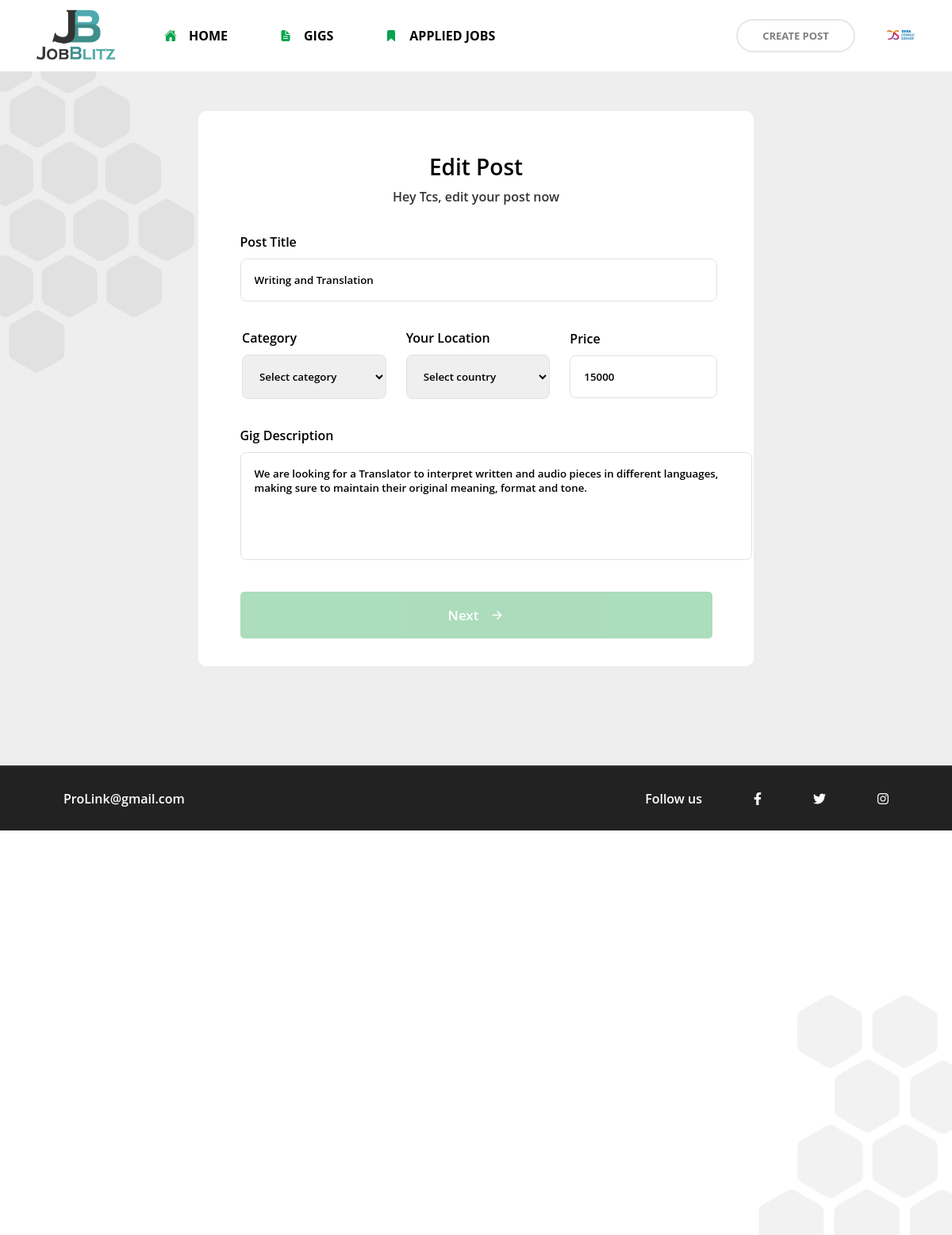
Page /editGig/1 (signed in) on the committed database.
### App/models.py (models this page shows, shortened)
class userProfile(models.Model):
    user = models.ForeignKey(User,on_delete=models.CASCADE)
    image = models.ImageField(upload_to='profile_pic',default='sherlock.jpg')
    location = models.CharField(max_length=5000,blank=True)
    phone = models.CharField(max_length=5000,blank=True)
    skills = models.CharField(max_length=50000,blank=True)
    age = models.IntegerField(default=18,blank=True)
    starting_rate = models.IntegerField(default=0,blank=True)
    maximum_rate = models.IntegerField(default=10,blank=True)
    job = models.CharField(max_length=50000,default="")
    date = models.DateTimeField(auto_now_add=True, blank=True)
    qualification = models.CharField(max_length=5000,blank = True)
    response_time = models.IntegerField(default=1,blank=True)
    reg_no = models.CharField(default=0,blank=True,max_length=5000)
    company_name = models.CharField(max_length=50000,default="",blank=True)
    company_location = models.CharField(max_length=50000,blank=True)
    company_phone = models.IntegerField(default=0000000000,blank=True)
    is_company = models.BooleanField(default=False)

class Gigs(models.Model):
    class Meta:
        verbose_name = "Post"
    user = models.ForeignKey(User,on_delete=models.CASCADE)
    image = models.ImageField(upload_to='gig_images')
    location = models.CharField(max_length=5000)
    phone = models.CharField(max_length=5000)
    title = models.CharField(max_length=50000)
    description = models.CharField(max_length=500000)
    price = models.IntegerField(default=0)
    delivery_time = models.IntegerField(default=1)
    response_time = models.IntegerField(default=1)
    category = models.CharField(max_length=500)
    date = models.DateTimeField(auto_now_add=True, blank=True)

### App/views.py (the view)
# urls.py: path('editGig/<int:pk>',views.editGig,name = "editGig"),
def editGig(request,pk):
    gig = Gigs.objects.filter(pk = pk).first()
    profile = userProfile.objects.filter(user = request.user).first()
    return render(request,'editGig.html',{"profile":profile,"gig":gig})

### App/templates/editGig.html (shortened to what this page needs)
{% load static %}
<!DOCTYPE html>
<html lang="en">
<head>
    <link rel="stylesheet" href="{% static 'css/view.css' %}">
    <link rel="stylesheet" href="https://cdnjs.cloudflare.com/ajax/libs/font-awesome/6.2.1/css/all.min.css" />
</head>
<body id="style-2" class="body" style="overflow-y: scroll;overflow-x: hidden;">
    <div class="container cs cs2" style="background-color: rgb(238, 238, 238);">
        <div class="navbar-wrapper" style="background-color: white;position: relative;">
            <div class="navbar">
                <div class="left">
                    <a href="{% url 'homepage' %}" style="margin-top: 3px;"><img src="{% static 'images/logo.png' %}" alt=""></a>
                    <div class="links">
                        <a href="{% url 'homepage' %}" style="display: flex;justify-content: center;align-items: center;gap: 15px;"><ion-icon name="home" style="color: #07a44b;"></ion-icon>  Home</a>
                        <a href="{% url 'gigs' %}" style="display: flex;justify-content: center;align-items: center;gap: 15px;"><ion-icon name="document-text" style="color: #07a44b;"></ion-icon> Gigs</a>
                        {% if request.user.is_authenticated %}
                        <a href="{% url 'saved' %}" style="display: flex;justify-content: center;align-items: center;gap: 15px;"><ion-icon name="bookmark" style="color: #07a44b;"></ion-icon> Applied Jobs</a>
                        {% endif %}
                    </div>
                </div>
                <div class="buttons">
                    {% if not request.user.is_authenticated %}
                    <a href="{% url 'showLogin' %}"><button >Login in to my account</button></a>
                    <a href="{% url 'signup' %}"><button style="width: 120px;background-color: #07a44b;color: white;border: 2px solid #07a44b;">Signup</button></a>
                    {% else %}
                    <a href="{% url 'createPost' %}" style="color: black;opacity: 1;"><button style="border: 2px solid rgb(230, 230, 230);width: 150px;opacity: 1;" class="icon">Create Post</button></a>
                    <div class="profile" style="padding:5px;" >
                        <a href="{% url 'profileView' pk=profile.user.pk %}"><img src="{{profile.image.url}}" alt="" ></a>
                    </div>
                    {% endif %}
                </div>
            </div>
        </div>
        <img src="{% static 'images/pright.png' %}" alt="" style="position: absolute;right: 0;bottom: -170px;width: 250px;opacity: 0.05;">
        <img src="{% static 'images/pleft.png' %}" alt="" style="position: absolute;left: 0;top: 0px;width: 250px;opacity: 0.05;">
        <form class="edit-gig-wrapper" enctype="multipart/form-data" method="post" action="{% url 'editPost' pk=gig.pk %}">
            <div class="box box4 b4edit" >
                <h2>Edit Post</h2>
                <p>Hey {{request.user.username }}, edit your post now</p>
                    <div class="field-inp">
                        <h4>Post Title</h4>
                        <input type="text" name="title" id="" value = "{{gig.title}}" placeholder="Title of your gig e.g I will do wordpress website for you with SEO enabled" required class="inp3" oninput = "check3()">
                    </div>
                    <div class="group grpss" >
                        <div class="field-inp edinp">
                            <h4>Category</h4>
                            <select name="category" id="" class="inp3 s1" style="width: 100%;outline: none;" oninput="check3()">
                                <option value="">Select category</option>
                            </select>
                        </div>
                        <div class="field-inp">
                            <h4>Your Location</h4>
                            <select id="country" name="country" class="inp3 s1" oninput="check3()" style="width: 100%;outline:none">
                                <option value="">Select country</option>
                            </select>
                        </div>
                        <div class="field-inp edinp">
                            <h4>Price</h4>
                            <input type="number" name="price" id="" placeholder="e.g £200" required class="inp3" oninput = "check3()" value="{{gig.price}}">
                        </div>
                    </div>
                    <div class="field-inp edinp">
                        <h4>Gig Description</h4>
                        <textarea type="text" name="description" id="" defaultValue = "{{gig.description}}"  placeholder="Describe about your gig" required class="inp3 textarea" oninput = "check3()" cols="73" >{{gig.description}}</textarea>
                    </div>
                    <button type="button" onclick="showNext1()" class="next1" style="opacity: 0.5;pointer-events: none;">Next <ion-icon name="arrow-forward-outline" style="font-size: 17px;"></ion-icon></button>
                </div>
        </form>
        <footer style="position: f;bottom: 0px;margin-top: 125px;z-index: 1;" class="footer">
            <div class="left-side">
                <h3>ProLink@gmail.com</h3>
            </div>
            <div class="right-side">
                <h3>Follow us</h3>
                <h4><i class="fa-brands fa-facebook-f"></i></h4>
                <h4><i class="fa-brands fa-twitter"></i></h4>
                <h4><i class="fa-brands fa-instagram"></i></h4>
        </footer>
    </div>
</body>
</html>

### App/static/css/view.css (style rules this page uses)
* { margin: 0; padding: 0; font-family: 'Open Sans', sans-serif; }
.container { width: 100%; min-height: 100vh; }
.navbar-wrapper { display: flex; justify-content: center; align-items: center; width: 100%; position: fixed; top: 0; height: 90px; z-index: 100; background-color: white; }
.navbar { width: 93%; display: flex; justify-content: space-between; align-items: center; }
.left { display: flex; justify-content: center; align-items: center; gap: 55px; }
.links { display: flex; justify-content: center; align-items: center; gap: 65px; }
.links a { text-transform: uppercase; text-decoration: none; color: black; font-weight: 700; cursor: pointer; }
.navbar img { width: 110px; }
.buttons { display: flex; justify-content: center; align-items: center; gap: 35px; }
.buttons button:nth-child(1) { padding: 10px; border-radius: 150px; border: 2px solid #00ca59; background-color: white; width: 230px; font-weight: 700; text-transform: uppercase; font-size: 13px; cursor: pointer; transition: 0.4s; }
.icon { color: grey !important; }
.profile { display: flex; gap: 15px; justify-content: center; align-items: center; border: none; border-radius: 150px; padding: 5px; position: relative; }
.profile img { width: 35px; height: 35px; border-radius: 100px; object-fit: cover; }
.cs2 { min-height: 120vh; }
footer { width: 100%; display: flex; justify-content: space-between; align-items: center; background-color: #222222; color: white; height:80px; border-top: 2px solid rgb(44, 44, 44); }
.left-side { display: flex; justify-content: center; align-items: center; gap: 65px; margin-left: 80px; }
.left-side h3 { font-weight: 600; font-size: 16px; }
.right-side { display: flex; justify-content: center; align-items: center; gap: 65px; margin-right: 80px; }
.right-side h3 { font-weight: 600; font-size: 16px; }
.edit-gig-wrapper { display: flex; justify-content: center; align-items: center; width: 100%; position: relative; top: 0; left: 0; height: 100%; z-index: 150; margin-top: 50px; }
.box { width: 700px; height: 600px; background-color: white; border-radius: 10px; display: flex; justify-content: center; align-items: center; flex-direction: column; position: relative; animation: box 0.4s; }
.box h2 { font-weight:600; margin-top: 15px; margin-bottom: 8px; font-size: 28px; }
.box p { font-weight: 600; font-size: 16px; opacity: 0.8; margin-bottom: 35px; }
.field-inp { width: 85%; position: relative; margin-bottom: 35px; }
.box input { width: 95%; padding: 17px; border-radius: 8px; border: 1px solid rgb(226, 226, 226); margin-top: 10px; font-weight: 600; }
.box textarea { padding: 17px; border-radius: 8px; border: 1px solid rgb(226, 226, 226); margin-top: 10px; font-weight: 600; resize: none; height: 100px; }
.box select { width:82.5%; padding: 17px; border-radius: 8px; border: 1px solid rgb(226, 226, 226); margin-top: 10px; font-weight: 600; }
.box h4 { font-weight: 600; }
.box button { background-color: #5bbb7b; padding: 18px; width: 85%; border-radius: 5px; color: white; font-size: 17px; font-weight: 600; border: none; transition: 0.5s; display: flex; justify-content: center; align-items: center; gap: 15px; }
.group { display: flex; justify-content: space-between; align-items: center; gap: 25px; width: 85%; padding-left: 5px; }
.group input { width:82.5%; }
.box { display: flex; }
.box4 { display: flex;height: 700px; }

### rows in the picture
userProfile: image (picture)
Gigs: title "Writing and Translation", price "15000", description "We are looking for a Translator to interpret written and audio pieces in different languages, making sure to maintain their original meaning, format and tone."

### other values in the picture
{{ request.user.username }} "Tcs"
